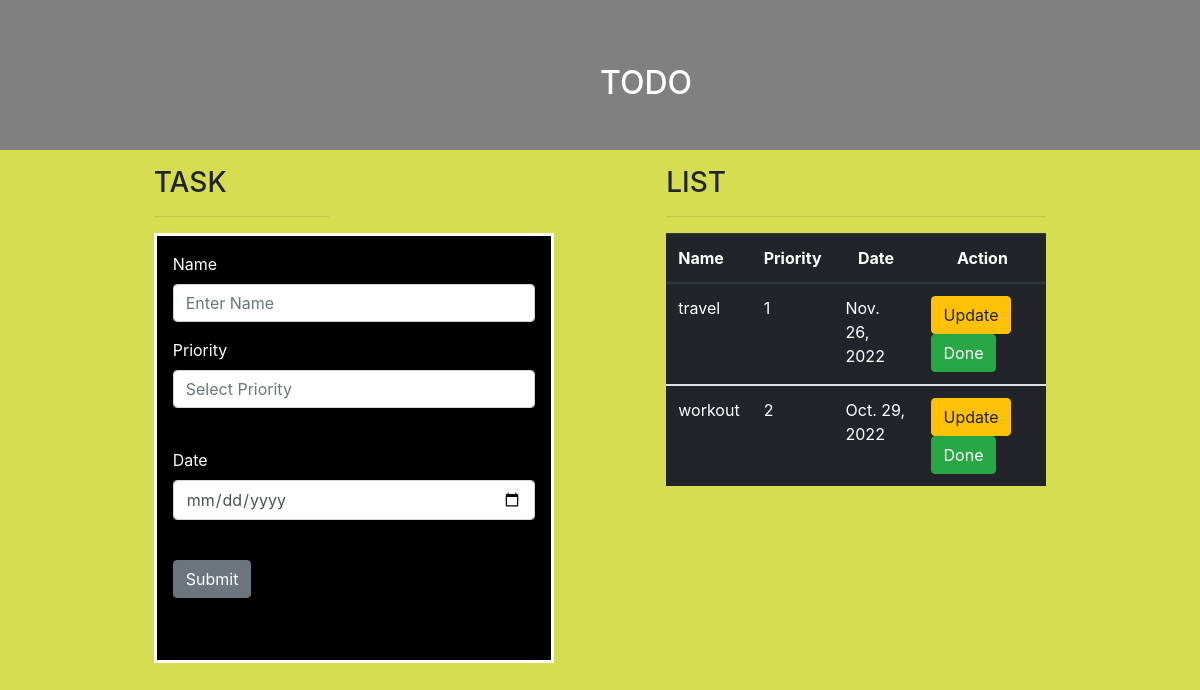
/, run on an earlier commit of the app's database.
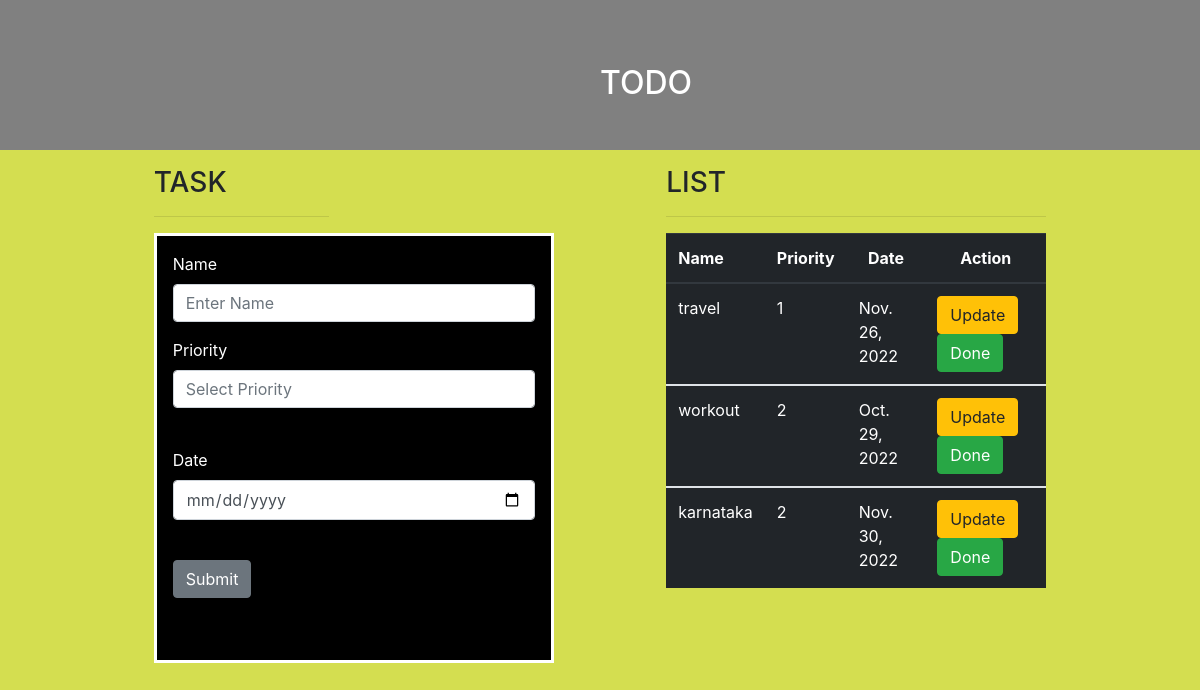
And on a later commit of the database.
### todo_app/models.py (models this page shows, shortened)
class todo_list(models.Model):
    name = models.CharField(max_length=100)
    priority = models.IntegerField()
    date = models.DateField(default=datetime.date.today)

### todo_app/views.py (the view, shortened to what this page needs)
# urls.py: 2. Add a URL to urlpatterns:  path('', views.home, name='home')
def home(request):
    obj = todo_list.objects.all()
    return render(request, 'home.html', {'obj': obj})

### templates/home.html (shortened to what this page needs)
{% extends 'base.html' %}
{% block body %}
<div class="row">
    <div class="banner">
            <div class="banner-text">
            <h2 >TODO</h2>
            </div>
    </div>
    <div class="container col-md-2 mt-3" >
        <h3>TASK</h3><hr>
    <div class="form p-3" style="border-style: solid;height:430px; width:400px">
    <form action="" method="post">
      <div class="form-group">
        <label>Name</label>
        <input type="text" class="form-control" name="name" aria-describedby="emailHelp" placeholder="Enter Name">
      </div>
      <div class="form-group">
        <label>Priority</label>
        <input type="number" class="form-control" name="priority" placeholder="Select Priority"><br>
      </div>
      <div class="form-group">
        <label>Date</label>
        <input type="date" class="form-control" name="date" placeholder="Select Date"><br>
      </div>
      <button type="submit" class="btn btn-secondary">Submit</button><br>
    </form>
        <br>
    </div>
    </div>
    <div class="container col-md-4 mt-3">
        <h3>LIST</h3><hr>
        <table class="table table-dark">
          <thead>
            <tr>
              <th scope="col">Name</th>
              <th scope="col">Priority</th>
              <th class="text-center" scope="col">Date</th>
              <th class="text-center" scope="col">Action</th>
            </tr>
          </thead>
          {% for i in obj %}
          <tbody>
            <tr>
              <td>{{i.name}}</td>
              <td>{{i.priority}}</td>
              <td>{{i.date}}</td>
              <td><a class="btn btn-warning" href="{% url 'homeupdateview' i.id %}">Update</a>
              <a class="btn btn-success" href="{% url 'homedeleteview' i.id %}">Done</a></td>
            </tr>
          </tbody>
          {% endfor %}
        </table>
    </div>
</div>
{% endblock %}

What changed in the data, as far as the page shows it:
added todo_list: name "karnataka", priority "2", date "Nov. 30, 2022"
